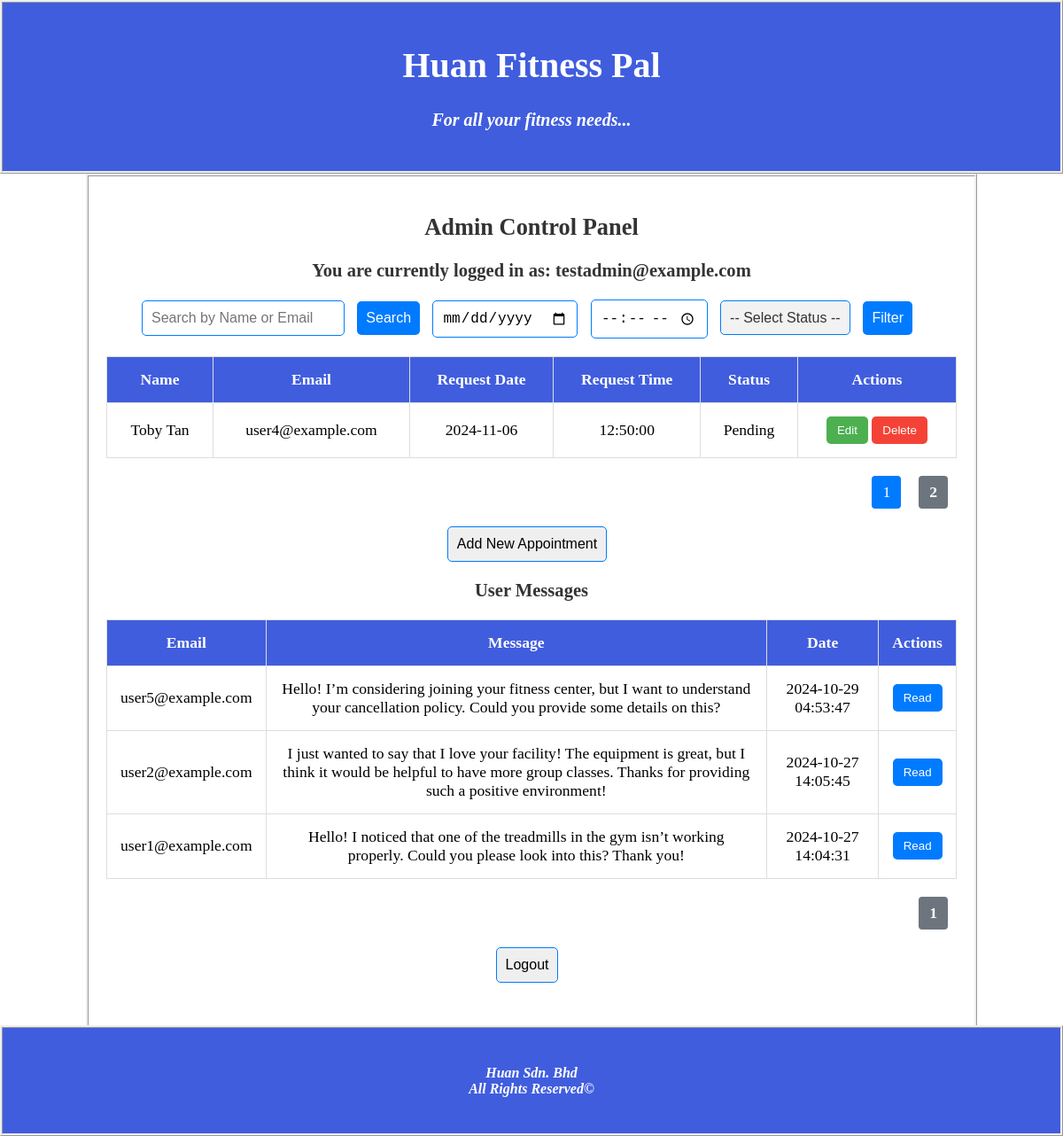
Screenshot of /admin.php?page=2 (signed in) with the database file from the repository.
### tables this page shows
CREATE TABLE `appointment` (
  `name` varchar(225) NOT NULL,
  `email` varchar(225) NOT NULL,
  `app_date` date NOT NULL,
  `app_time` time NOT NULL,
  `status` varchar(225) NOT NULL
);

CREATE TABLE `contact_messages` (
  `id` int(11) NOT NULL,
  `name` varchar(255) NOT NULL,
  `email` varchar(255) NOT NULL,
  `message` text NOT NULL,
  `created_at` timestamp NOT NULL DEFAULT current_timestamp()
);

### admin.php (the view, shortened to what this page needs)
<?php
    include 'database.php';
?>
<!DOCTYPE HTML>
<html>
<head>
</head>
<body>
<header>
    <h1 style="font-size: 40px">Huan Fitness Pal</h1>
    <h4 style="font-size: 20px"><i>For all your fitness needs...</i></h4>
</header>
<div class="admin-panel">
<?php
    if (isset($_SESSION['email'])) {
        $userEmail = htmlspecialchars($_SESSION['email']);
        echo "<h2>Admin Control Panel</h2>";
        echo "<h3>You are currently logged in as: $userEmail</h3>";
        ?>
        <form action="" method="GET" class="search-form">
            <input type="text" name="search" placeholder="Search by Name or Email" value="<?php echo isset($_GET['search']) ? htmlspecialchars($_GET['search']) : ''; ?>">
            <button type="submit">Search</button>
            <input type="date" name="request_date" value="<?php echo isset($_GET['request_date']) ? htmlspecialchars($_GET['request_date']) : ''; ?>">
            <input type="time" name="request_time" value="<?php echo isset($_GET['request_time']) ? htmlspecialchars($_GET['request_time']) : ''; ?>">
            <select name="status">
                <option value="">-- Select Status --</option>
            </select>
            <button type="submit">Filter</button>
        </form>
        <?php
        $itemsPerPage = 4;
        $currentPage = isset($_GET['page']) ? (int)$_GET['page'] : 1;
        $offset = ($currentPage - 1) * $itemsPerPage;
        $filters = [];
        $filterQuery = count($filters) > 0 ? " WHERE " . implode(" AND ", $filters) : '';
        $countSql = "SELECT COUNT(*) as total FROM appointment" . $filterQuery;
        $countResult = mysqli_query($conn, $countSql);
        $totalRows = mysqli_fetch_assoc($countResult)['total'];
        $totalPages = ceil($totalRows / $itemsPerPage);
        $sql = "SELECT * FROM appointment" . $filterQuery . " LIMIT $itemsPerPage OFFSET $offset";
        $result = mysqli_query($conn, $sql);
        ?>
        <table class="data-table" style="width:100%; border-collapse:collapse; margin-top:20px; background-color:#fff;">
            <tr>
                <th>Name</th>
                <th>Email</th>
                <th>Request Date</th>
                <th>Request Time</th>
                <th>Status</th>
                <th>Actions</th>
            </tr>
        <?php
        if (mysqli_num_rows($result) > 0) {
            while ($row = mysqli_fetch_assoc($result)) {
                ?>
                <tr>
                    <td><?php echo htmlspecialchars($row['name']); ?></td>
                    <td><?php echo htmlspecialchars($row['email']); ?></td>
                    <td><?php echo htmlspecialchars($row['app_date']); ?></td>
                    <td><?php echo htmlspecialchars($row['app_time']); ?></td>
                    <td><?php echo htmlspecialchars($row['status']); ?></td>
                    <td class="action-buttons">
                        <form action="edit.php" method="GET" style="display:inline;">
                            <button type="submit" class="edit-button">Edit</button>
                        </form>
                        <form action="delete.php" method="GET" style="display:inline;" onsubmit="return confirm('Are you sure you want to delete this record?');">
                            <button type="submit" class="delete-button">Delete</button>
                        </form>
                    </td>
                </tr>
                <?php
            }
        } else {
            echo "<tr><td colspan='6'>No records found!</td></tr>";
        }
        ?>
        </table>
        <div class="pagination">
            <?php
            for ($page = 1; $page <= $totalPages; $page++) {
                if ($page == $currentPage) {
                    echo "<strong>$page</strong> ";
                } else {
                    echo "<a href='?page=$page" . (isset($_GET['search']) ? "&search=" . htmlspecialchars($_GET['search']) : "") . (isset($_GET['request_date']) ? "&request_date=" . htmlspecialchars($_GET['request_date']) : "") . (isset($_GET['request_time']) ? "&request_time=" . htmlspecialchars($_GET['request_time']) : "") . (isset($_GET['status']) ? "&status=" . htmlspecialchars($_GET['status']) : "") . "'>$page</a> ";
                }
            }
            ?>
        </div>
        <form action="add.php" method="GET" class="add-form">
            <button type="submit">Add New Appointment</button>
        </form>
        <h3>User Messages</h3>
        <?php
        $messageItemsPerPage = 4;
        $messageCurrentPage = isset($_GET['msg_page']) ? (int)$_GET['msg_page'] : 1;
        $messageOffset = ($messageCurrentPage - 1) * $messageItemsPerPage;
        $messageCountSql = "SELECT COUNT(*) as total FROM contact_messages";
        $messageCountResult = mysqli_query($conn, $messageCountSql);
        $messageTotalRows = mysqli_fetch_assoc($messageCountResult)['total'];
        $messageTotalPages = ceil($messageTotalRows / $messageItemsPerPage);
        $messageSql = "SELECT * FROM contact_messages ORDER BY created_at DESC LIMIT $messageItemsPerPage OFFSET $messageOffset";
        $messageResult = mysqli_query($conn, $messageSql);
        ?>
        <table class="data-table" style="width:100%; border-collapse:collapse; margin-top:20px; background-color:#fff;">
            <tr>
                <th>Email</th>
                <th>Message</th>
                <th>Date</th>
                <th>Actions</th>
            </tr>
        <?php
        if (mysqli_num_rows($messageResult) > 0) {
            while ($msgRow = mysqli_fetch_assoc($messageResult)) {
                ?>
                <tr>
                    <td><?php echo htmlspecialchars($msgRow['email']); ?></td>
                    <td><?php echo htmlspecialchars($msgRow['message']); ?></td>
                    <td><?php echo htmlspecialchars($msgRow['created_at']); ?></td>
                    <td class="action-buttons">
                        <form action="delete_message.php" method="POST" onsubmit="return confirm('Are you sure you want to mark this message as read?');" style="display:inline;">
                            <button type="submit" class="read-button">Read</button>
                        </form>
                    </td>
                </tr>
                <?php
            }
        } else {
            echo "<tr><td colspan='4'>No messages found!</td></tr>";
        }
        ?>
        </table>
        <div class="pagination">
            <?php
            for ($msgPage = 1; $msgPage <= $messageTotalPages; $msgPage++) {
                if ($msgPage == $messageCurrentPage) {
                    echo "<strong>$msgPage</strong> ";
                } else {
                    echo "<a href='?msg_page=$msgPage'>".$msgPage."</a> ";
                }
            }
            ?>
        </div>
        <form action="logout.php" method="POST" class="logout-form">
            <button type="submit">Logout</button>
        </form>
        <?php
    } else {
        echo "<h3>No user is logged in.</h3>";
    }
    ?>
</div>
<footer>
    <h4>
    <i>Huan Sdn. Bhd</i><br>
    <i>All Rights Reserved&copy</i>
    </h4>
</footer>
</body>
</html>

### admin.php (style rules this page uses)
html, body { height: 100%; margin: 0; padding-bottom: 70px; box-sizing: border-box; }
header { text-align: center; color: white; background: #405dde; border-style: ridge; padding: 20px; }
body { background-image: url('https://st4.depositphotos.com/1022135/25748/i/450/depositphotos_257486682-stock-photo-group-young-people-sportswear-talking.jpg'); background-size: cover; }
.admin-panel { width: 80%; max-width: 1000px; background: #ffffffcc; color: black; text-align: center; padding: 20px; margin: 0 auto; font-size: 1.1em; border-style: ridge; overflow: hidden; padding-bottom: 150px; }
h2, h3 { color: #333; }
.search-form, .add-form, .logout-form { margin: 20px 0; }
.search-form input, .search-form button, .add-form button, .logout-form button, .search-form select { padding: 10px; margin-right: 10px; border: 1px solid #007BFF; border-radius: 5px; font-size: 16px; outline: none; }
.search-form button { background-color: #007BFF; color: white; border: none; cursor: pointer; transition: background-color 0.3s ease; }
.search-form select { background-color: #f2f2f2; color: #333; appearance: none; cursor: pointer; transition: background-color 0.3s ease; }
.data-table { width: 100%; border-collapse: collapse; margin-top: 20px; background-color: #fff; }
.data-table th, .data-table td { padding: 15px; border: 1px solid #ddd; text-align: center; }
.data-table th { background-color: #405dde; color: white; }
.action-buttons form { display: inline; }
.edit-button, .delete-button, .read-button { color: white; border: none; padding: 8px 12px; border-radius: 5px; cursor: pointer; transition: 0.3s; }
.edit-button { background-color: #4CAF50; }
.delete-button { background-color: #f44336; }
.read-button { background-color: #007BFF; }
.pagination { display: flex; justify-content: flex-end; margin-top: 20px; }
.pagination a { margin: 0 10px; padding: 8px 12px; background-color: #007bff; color: white; text-decoration: none; border-radius: 4px; transition: background-color 0.3s; }
.pagination strong { margin: 0 10px; padding: 8px 12px; background-color: #6c757d; color: white; border-radius: 4px; }
footer { text-align: center; color: white; background: #405dde; border-style: ridge; padding: 20px 0; position: fixed; bottom: 0; left: 0; right: 0; z-index: 10; }

### rows the page displays
appointment: name "Toby Tan", email "user4@example.com", app_date "2024-11-06", app_time "12:50:00", status "Pending"
contact_messages: email "user5@example.com", message "Hello! I’m considering joining your fitness center, but I want to understand your cancellation policy. Could you provide some details on this?", created_at "2024-10-29 04:53:47"
contact_messages: email "user2@example.com", message "I just wanted to say that I love your facility! The equipment is great, but I think it would be helpful to have more group classes. Thanks for providing such a positive environment!", created_at "2024-10-27 14:05:45"
contact_messages: email "user1@example.com", message "Hello! I noticed that one of the treadmills in the gym isn’t working properly. Could you please look into this? Thank you!", created_at "2024-10-27 14:04:31"

### other values shown
$userEmail "testadmin@example.com"
